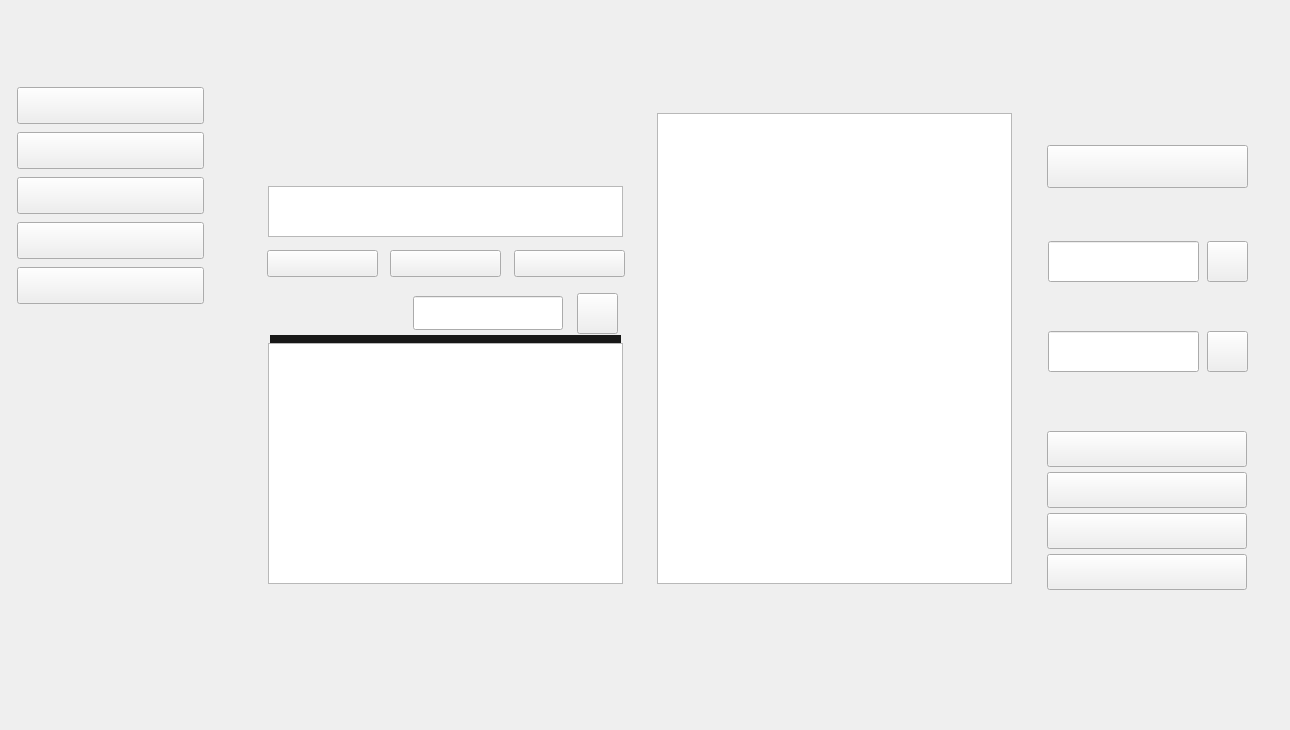
    <widget class="QWidget" name="Usuario">
     <widget class="QLabel" name="CorreoUs">
      <property name="geometry">
       <rect>
        <x>322</x>
        <y>148</y>
        <width>114</width>
        <height>15</height>
       </rect>
      </property>
      <property name="font">
       <font>
        <family>Lucida Sans Typewriter</family>
        <pointsize>7</pointsize>
       </font>
      </property>
      <property name="styleSheet">
       <string notr="true">background-image: url(:/Imagenes/fondolbl.png);
color: rgb(255,255,255)</string>
      </property>
      <property name="text">
       <string/>
      </property>
      <property name="alignment">
       <set>Qt::AlignCenter</set>
      </property>
     </widget>
     <widget class="QLabel" name="LikeUs">
      <property name="geometry">
       <rect>
        <x>595</x>
        <y>133</y>
        <width>28</width>
        <height>28</height>
       </rect>
      </property>
      <property name="font">
       <font>
        <family>Lucida Sans Typewriter</family>
        <pointsize>9</pointsize>
       </font>
      </property>
      <property name="styleSheet">
       <string notr="true">background-image: url(:/Imagenes/fondolbl.png);
color: rgb(255,255,255)</string>
      </property>
      <property name="text">
       <string/>
      </property>
      <property name="alignment">
       <set>Qt::AlignCenter</set>
      </property>
     </widget>
     <widget class="QListWidget" name="ListaComUs">
      <property name="geometry">
       <rect>
        <x>268</x>
        <y>343</y>
        <width>355</width>
        <height>241</height>
       </rect>
      </property>
      <property name="font">
       <font>
        <family>Lucida Sans Typewriter</family>
        <pointsize>10</pointsize>
       </font>
      </property>
      <property name="styleSheet">
       <string notr="true">background-image: url(:/Imagenes/fondolbl.png);
color: rgb(255,255,255)</string>
      </property>
     </widget>
     <widget class="QPushButton" name="BtnhareUs">
      <property name="geometry">
       <rect>
        <x>514</x>
        <y>250</y>
        <width>111</width>
        <height>27</height>
       </rect>
      </property>
      <property name="styleSheet">
       <string notr="true">background-image: url(:/Imagenes/btnShareIN.png);</string>
      </property>
      <property name="text">
       <string/>
      </property>
     </widget>
     <widget class="QPushButton" name="BtnCommUs">
      <property name="geometry">
       <rect>
        <x>390</x>
        <y>250</y>
        <width>111</width>
        <height>27</height>
       </rect>
      </property>
      <property name="styleSheet">
       <string notr="true">background-image: url(:/Imagenes/btnCommentIN.png);</string>
      </property>
      <property name="text">
       <string/>
      </property>
     </widget>
     <widget class="QPushButton" name="BtnEntrarPubUs">
      <property name="geometry">
       <rect>
        <x>1047</x>
        <y>145</y>
        <width>201</width>
        <height>43</height>
       </rect>
      </property>
      <property name="styleSheet">
       <string notr="true">background-image: url(:/Imagenes/btnEntrarIN.png);</string>
      </property>
      <property name="text">
       <string/>
      </property>
     </widget>
     <widget class="QListWidget" name="PubliUs">
      <property name="geometry">
       <rect>
        <x>268</x>
        <y>186</y>
        <width>355</width>
        <height>51</height>
       </rect>
      </property>
      <property name="styleSheet">
       <string notr="true">background-image: url(:/Imagenes/fondolbl.png);
color: rgb(255,255,255)</string>
      </property>
     </widget>
     <widget class="QPushButton" name="BtnBuscarEmUs">
      <property name="geometry">
       <rect>
        <x>1207</x>
        <y>241</y>
        <width>41</width>
        <height>41</height>
       </rect>
      </property>
      <property name="styleSheet">
       <string notr="true">background-image: url(:/Imagenes/btnBuscarIN.png);</string>
      </property>
      <property name="text">
       <string/>
      </property>
     </widget>
     <widget class="QLabel" name="UsuarioUs">
      <property name="geometry">
       <rect>
        <x>322</x>
        <y>129</y>
        <width>114</width>
        <height>15</height>
       </rect>
      </property>
      <property name="sizePolicy">
       <sizepolicy hsizetype="Fixed" vsizetype="Fixed">
        <horstretch>0</horstretch>
        <verstretch>0</verstretch>
       </sizepolicy>
      </property>
      <property name="font">
       <font>
        <family>Lucida Sans Typewriter</family>
        <pointsize>7</pointsize>
       </font>
      </property>
      <property name="styleSheet">
       <string notr="true">background-image: url(:/Imagenes/fondolbl.png);
color: rgb(255,255,255)</string>
      </property>
      <property name="text">
       <string/>
      </property>
      <property name="alignment">
       <set>Qt::AlignCenter</set>
      </property>
     </widget>
     <widget class="QPushButton" name="BtnLikeUs">
      <property name="geometry">
       <rect>
        <x>267</x>
        <y>250</y>
        <width>111</width>
        <height>27</height>
       </rect>
      </property>
      <property name="styleSheet">
       <string notr="true">background-image: url(:/Imagenes/btnLikeIN.png);</string>
      </property>
      <property name="text">
       <string/>
      </property>
     </widget>
     <widget class="QListWidget" name="ListaPubUs">
      <property name="geometry">
       <rect>
        <x>657</x>
        <y>113</y>
        <width>355</width>
        <height>471</height>
       </rect>
      </property>
      <property name="font">
       <font>
        <family>Lucida Sans Typewriter</family>
        <pointsize>10</pointsize>
       </font>
      </property>
      <property name="styleSheet">
       <string notr="true">background-image: url(:/Imagenes/fondolbl.png);
color: rgb(255, 255, 255)</string>
      </property>
     </widget>
     <widget class="QLabel" name="FondUsuario">
      <property name="geometry">
       <rect>
        <x>0</x>
        <y>0</y>
        <width>1281</width>
        <height>721</height>
       </rect>
      </property>
      <property name="styleSheet">
       <string notr="true">background-image: url(:/Imagenes/FondoUsuario.png);</string>
      </property>
      <property name="text">
       <string/>
      </property>
     </widget>
     <widget class="QPushButton" name="btnVolverUs">
      <property name="geometry">
       <rect>
        <x>1047</x>
        <y>554</y>
        <width>200</width>
        <height>36</height>
       </rect>
      </property>
      <property name="styleSheet">
       <string notr="true">background-image: url(:/Imagenes/btnVolverIncioUS.png);</string>
      </property>
      <property name="text">
       <string/>
      </property>
     </widget>
     <widget class="QPushButton" name="BtnBuscarTeUs">
      <property name="geometry">
       <rect>
        <x>1207</x>
        <y>331</y>
        <width>41</width>
        <height>41</height>
       </rect>
      </property>
      <property name="styleSheet">
       <string notr="true">background-image: url(:/Imagenes/btnBuscarIN.png);</string>
      </property>
      <property name="text">
       <string/>
      </property>
     </widget>
     <widget class="QPushButton" name="BtnBuscarEmUs_2">
      <property name="geometry">
       <rect>
        <x>577</x>
        <y>293</y>
        <width>41</width>
        <height>41</height>
       </rect>
      </property>
      <property name="styleSheet">
       <string notr="true">background-image: url(:/Imagenes/btnBuscarIN.png);</string>
      </property>
      <property name="text">
       <string/>
      </property>
     </widget>
     <widget class="QPushButton" name="BtnMenIntUs">
      <property name="geometry">
       <rect>
        <x>1047</x>
        <y>513</y>
        <width>200</width>
        <height>36</height>
       </rect>
      </property>
      <property name="styleSheet">
       <string notr="true">background-image: url(:/Imagenes/btnMenosInteraccionUS.png);</string>
      </property>
      <property name="text">
       <string/>
      </property>
     </widget>
     <widget class="QPushButton" name="btnMasInteUs">
      <property name="geometry">
       <rect>
        <x>1047</x>
        <y>472</y>
        <width>200</width>
        <height>36</height>
       </rect>
      </property>
      <property name="styleSheet">
       <string notr="true">background-image: url(:/Imagenes/btnInteracionIN.png);</string>
      </property>
      <property name="text">
       <string/>
      </property>
     </widget>
     <widget class="QPushButton" name="btnRecienteUs">
      <property name="geometry">
       <rect>
        <x>1047</x>
        <y>431</y>
        <width>200</width>
        <height>36</height>
       </rect>
      </property>
      <property name="styleSheet">
       <string notr="true">background-image: url(:/Imagenes/btnRecienteIN.png);</string>
      </property>
      <property name="text">
       <string/>
      </property>
     </widget>
     <widget class="QLineEdit" name="EmpiezaUs">
      <property name="geometry">
       <rect>
        <x>413</x>
        <y>296</y>
        <width>150</width>
        <height>34</height>
       </rect>
      </property>
      <property name="font">
       <font>
        <family>Lucida Sans Typewriter</family>
       </font>
      </property>
      <property name="styleSheet">
       <string notr="true">background-image: url(:/Imagenes/fondolbl.png);
color: rgb(255,255,255)</string>
      </property>
     </widget>
     <widget class="QLineEdit" name="EmpiezaPuUs">
      <property name="geometry">
       <rect>
        <x>1048</x>
        <y>241</y>
        <width>151</width>
        <height>41</height>
       </rect>
      </property>
      <property name="font">
       <font>
        <family>Lucida Sans Typewriter</family>
       </font>
      </property>
      <property name="styleSheet">
       <string notr="true">background-image: url(:/Imagenes/fondolbl.png);
color: rgb(255,255,255)</string>
      </property>
     </widget>
     <widget class="QLineEdit" name="TerminaPuUs">
      <property name="geometry">
       <rect>
        <x>1048</x>
        <y>331</y>
        <width>151</width>
        <height>41</height>
       </rect>
      </property>
      <property name="font">
       <font>
        <family>Lucida Sans Typewriter</family>
       </font>
      </property>
      <property name="styleSheet">
       <string notr="true">background-image: url(:/Imagenes/fondolbl.png);
color: rgb(255,255,255)</string>
      </property>
     </widget>
     <widget class="QPushButton" name="BtnArtistaUs">
      <property name="enabled">
       <bool>true</bool>
      </property>
      <property name="geometry">
       <rect>
        <x>17</x>
        <y>267</y>
        <width>187</width>
        <height>37</height>
       </rect>
      </property>
      <property name="styleSheet">
       <string notr="true">background-image: url(:/Imagenes/btnFavoritos.png);</string>
      </property>
      <property name="text">
       <string/>
      </property>
     </widget>
     <widget class="QPushButton" name="BtnPlaylistUs">
      <property name="enabled">
       <bool>true</bool>
      </property>
      <property name="geometry">
       <rect>
        <x>17</x>
        <y>222</y>
        <width>187</width>
        <height>37</height>
       </rect>
      </property>
      <property name="styleSheet">
       <string notr="true">background-image: url(:/Imagenes/btnPlaylist.png);</string>
      </property>
      <property name="text">
       <string/>
      </property>
     </widget>
     <widget class="QPushButton" name="BtnCancionUs">
      <property name="enabled">
       <bool>true</bool>
      </property>
      <property name="geometry">
       <rect>
        <x>17</x>
        <y>132</y>
        <width>187</width>
        <height>37</height>
       </rect>
      </property>
      <property name="styleSheet">
       <string notr="true">background-image: url(:/Imagenes/btnCanciones.png);</string>
      </property>
      <property name="text">
       <string/>
      </property>
     </widget>
     <widget class="QPushButton" name="BtnInicioUs">
      <property name="enabled">
       <bool>true</bool>
      </property>
      <property name="geometry">
       <rect>
        <x>17</x>
        <y>87</y>
        <width>187</width>
        <height>37</height>
       </rect>
      </property>
      <property name="styleSheet">
       <string notr="true">background-image: url(:/Imagenes/btnInicio.png);</string>
      </property>
      <property name="text">
       <string/>
      </property>
     </widget>
     <widget class="QPushButton" name="BtnAmigoUs">
      <property name="enabled">
       <bool>true</bool>
      </property>
      <property name="geometry">
       <rect>
        <x>17</x>
        <y>177</y>
        <width>187</width>
        <height>37</height>
       </rect>
      </property>
      <property name="styleSheet">
       <string notr="true">background-image: url(:/Imagenes/btnAmigos.png);</string>
      </property>
      <property name="text">
       <string/>
      </property>
     </widget>
     <widget class="QLabel" name="label">
      <property name="geometry">
       <rect>
        <x>270</x>
        <y>335</y>
        <width>351</width>
        <height>51</height>
       </rect>
      </property>
      <property name="styleSheet">
       <string notr="true">background-color: rgb(24, 24, 23);</string>
      </property>
      <property name="text">
       <string/>
      </property>
     </widget>
     <zorder>FondUsuario</zorder>
     <zorder>CorreoUs</zorder>
     <zorder>LikeUs</zorder>
     <zorder>BtnhareUs</zorder>
     <zorder>BtnCommUs</zorder>
     <zorder>BtnEntrarPubUs</zorder>
     <zorder>PubliUs</zorder>
     <zorder>BtnBuscarEmUs</zorder>
     <zorder>UsuarioUs</zorder>
     <zorder>BtnLikeUs</zorder>
     <zorder>ListaPubUs</zorder>
     <zorder>btnVolverUs</zorder>
     <zorder>BtnBuscarTeUs</zorder>
     <zorder>BtnBuscarEmUs_2</zorder>
     <zorder>BtnMenIntUs</zorder>
     <zorder>btnMasInteUs</zorder>
     <zorder>btnRecienteUs</zorder>
     <zorder>EmpiezaUs</zorder>
     <zorder>EmpiezaPuUs</zorder>
     <zorder>TerminaPuUs</zorder>
     <zorder>BtnArtistaUs</zorder>
     <zorder>BtnPlaylistUs</zorder>
     <zorder>BtnCancionUs</zorder>
     <zorder>BtnInicioUs</zorder>
     <zorder>BtnAmigoUs</zorder>
     <zorder>label</zorder>
     <zorder>ListaComUs</zorder>
    </widget>
